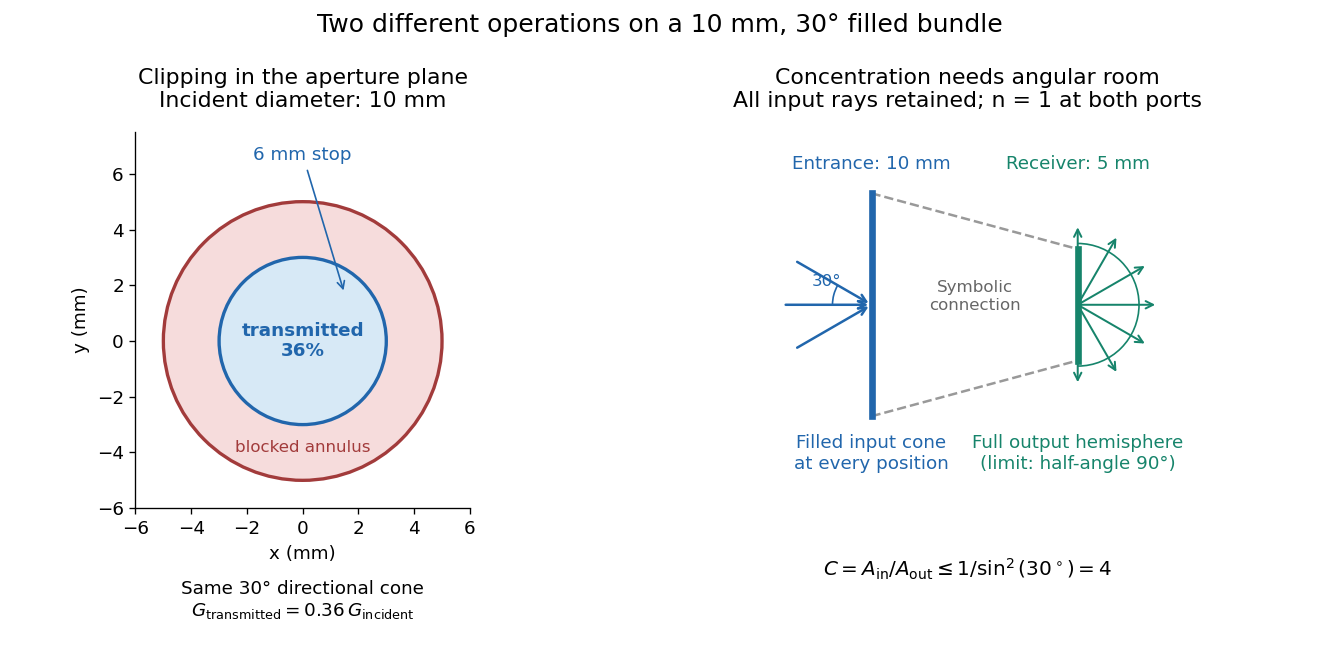

Write Python code to recreate this figure.
"""Compare opaque aperture clipping with the filled-cone concentration bound.

Output the matching PNG basename to the CWD. Tested with Python 3.14,
matplotlib 3.10.7 and numpy 2.3.5; run from _media with MPLBACKEND=Agg.
"""

from pathlib import Path

import matplotlib.pyplot as plt
from matplotlib.patches import Arc, Circle
import numpy as np


def main():
    plt.rcParams.update({"font.size": 11, "figure.facecolor": "white"})
    fig, (clip, port) = plt.subplots(1, 2, figsize=(11, 5.5), gridspec_kw={"width_ratios": [1, 1.55]})
    blue, green, red = "#2166ac", "#16846b", "#a23b3b"
    clip.add_patch(Circle((0, 0), 5, facecolor="#f6dcdc", edgecolor=red, lw=2))
    clip.add_patch(Circle((0, 0), 3, facecolor="#d7e9f6", edgecolor=blue, lw=2))
    clip.annotate("6 mm stop", xy=(1.5, 1.7), xytext=(0, 6.5), ha="center", color=blue,
                  arrowprops={"arrowstyle": "->", "color": blue})
    clip.text(0, 0, "transmitted\n36%", color=blue, ha="center", va="center", weight="bold")
    clip.text(0, -4, "blocked annulus", color=red, ha="center", fontsize=10)
    clip.set(xlim=(-6, 6), ylim=(-6, 7.5), xlabel="x (mm)", ylabel="y (mm)")
    clip.set_aspect("equal")
    clip.set_title("Clipping in the aperture plane\nIncident diameter: 10 mm", pad=15)
    clip.spines[["top", "right"]].set_visible(False)
    clip.text(0.5, -0.19, "Same 30° directional cone\n"
              + r"$G_{\rm transmitted}=0.36\,G_{\rm incident}$",
              transform=clip.transAxes, ha="center", va="top")

    # The dashed envelope connects ports symbolically: no reflecting shape is asserted.
    port.plot([1.8, 5.5], [2, 1], "--", color="#999999", lw=1.5)
    port.plot([1.8, 5.5], [-2, -1], "--", color="#999999", lw=1.5)
    port.plot([1.8, 1.8], [-2, 2], color=blue, lw=4)
    port.plot([5.5, 5.5], [-1, 1], color=green, lw=4)
    for angle in [-30, 0, 30]:
        t = np.radians(angle)
        port.annotate("", xy=(1.8, 0), xytext=(1.8 - 1.6 * np.cos(t), 1.6 * np.sin(t)),
                      arrowprops={"arrowstyle": "->", "color": blue, "lw": 1.5})
    port.add_patch(Arc((1.8, 0), 1.4, 1.4, theta1=150, theta2=180, color=blue))
    port.text(0.72, 0.33, "30°", color=blue, fontsize=10)
    for angle in [-90, -60, -30, 0, 30, 60, 90]:
        t = np.radians(angle)
        port.annotate("", xy=(5.5 + 1.45 * np.cos(t), 1.45 * np.sin(t)), xytext=(5.5, 0),
                      arrowprops={"arrowstyle": "->", "color": green, "lw": 1.2})
    port.add_patch(Arc((5.5, 0), 2.2, 2.2, theta1=-90, theta2=90, color=green, lw=1))
    port.text(1.8, 2.43, "Entrance: 10 mm", color=blue, ha="center")
    port.text(5.5, 2.43, "Receiver: 5 mm", color=green, ha="center")
    port.text(3.65, 0.15, "Symbolic\nconnection", color="#666666", ha="center", va="center", fontsize=10)
    port.text(1.8, -2.95, "Filled input cone\nat every position", color=blue, ha="center")
    port.text(5.5, -2.95, "Full output hemisphere\n(limit: half-angle 90°)", color=green, ha="center")
    port.set(xlim=(-0.25, 7.3), ylim=(-3.65, 3.1))
    port.set_aspect("equal")
    port.axis("off")
    port.set_title("Concentration needs angular room\nAll input rays retained; n = 1 at both ports", pad=15)
    port.text(0.5, -0.13,
              r"$C=A_{\rm in}/A_{\rm out}\leq1/\sin^2(30^\circ)=4$",
              transform=port.transAxes, ha="center", va="top", fontsize=12)
    fig.suptitle("Two different operations on a 10 mm, 30° filled bundle", fontsize=15)
    fig.subplots_adjust(left=0.07, right=0.98, top=0.80, bottom=0.23, wspace=0.24)
    fig.savefig(Path.cwd() / (Path(__file__).stem + ".png"), dpi=120, facecolor="white", transparent=False)
    plt.close(fig)


if __name__ == "__main__":
    main()
